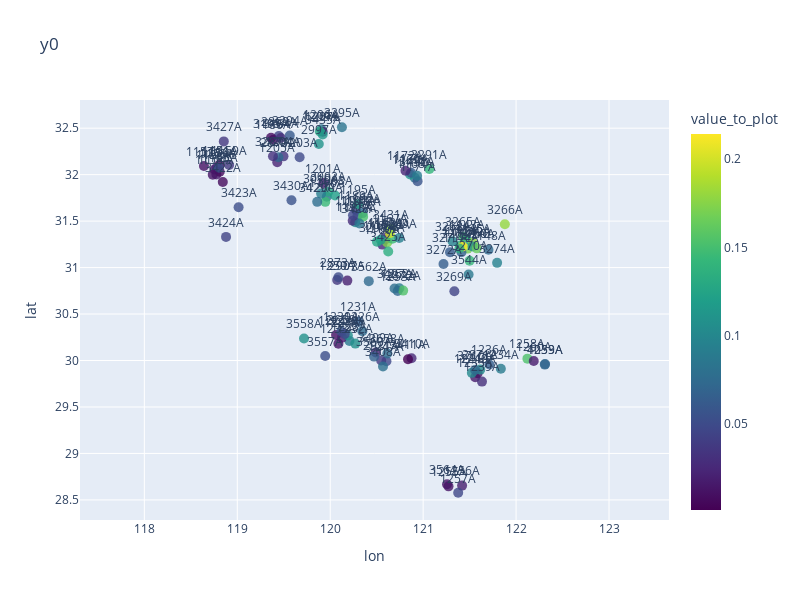
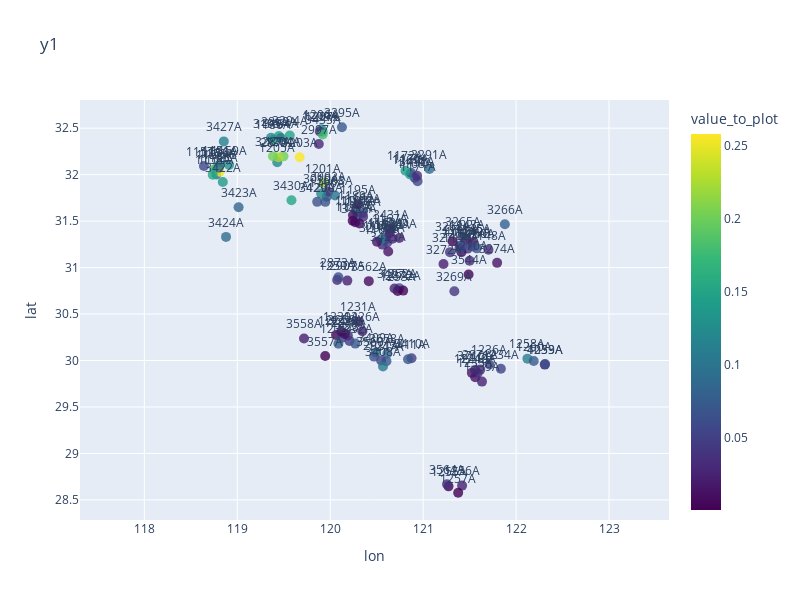

Notebook code for these charts, in order:
### Code cell
import pandas as pd
import plotly.express as px
import plotly.graph_objects as go
import numpy as np

# 假设 df 是已经加载好的站点数据 DataFrame
# df = pd.read_csv('stations_yrd.csv') 

# 假设 coarse_grain_coff 是一个 numpy 数组，行数与 df 相同
# 示例：创建一个随机数组作为演示
# num_stations = len(df)
# num_columns = 3
# coarse_grain_coff = np.random.rand(num_stations, num_columns) 

#coarse_grain_coff = U[:,:rank]
coarse_grain_coff = U_abs[:,:rank]

if isinstance(coarse_grain_coff, np.ndarray):
    coff_df = pd.DataFrame(coarse_grain_coff)
else:
    coff_df = coarse_grain_coff.reset_index(drop=True)

# 2. 遍历每一列进行绘图
for col_idx in coff_df.columns:
    # 将当前列的数据合并到原始 df 中，命名为一个临时列名，例如 'value_to_plot'
    df_plot = df.copy()
    df_plot['value_to_plot'] = coff_df[col_idx].values
    
    # 绘制图形
    fig = px.scatter(
        df_plot,
        x="lon",
        y="lat",
        text="station_id",
        color="value_to_plot",  # 核心修改：颜色映射到当前列的数值
        hover_data=["station_name", "city"],
        color_continuous_scale='Viridis', # 设置颜色条，可选 'Plasma', 'Inferno', 'Turbo' 等
        title=f"y{col_idx}"
    )
    
    # 调整标注位置和点的大小
    fig.update_traces(
        textposition='top center',
        marker=dict(size=10, opacity=0.8) # 稍微调大点的大小以看清颜色
    )
    
    # 优化布局：保持经纬度比例，以免地图变形
    fig.update_layout(
        yaxis_scaleanchor="x", 
        yaxis_scaleratio=1,
        height=600,
        width=800
    )
    
    fig.show()
